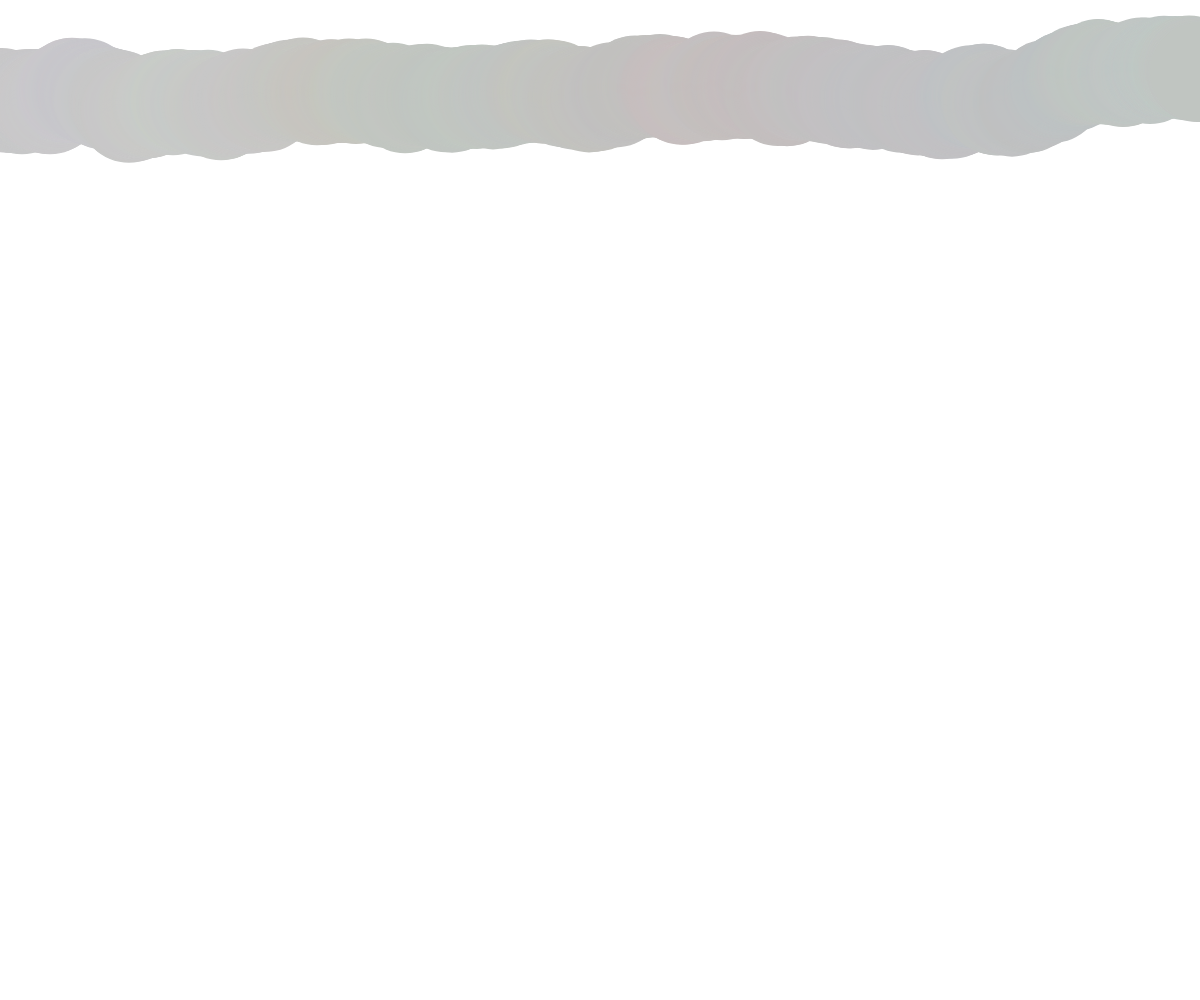
Frame 1 (no input)
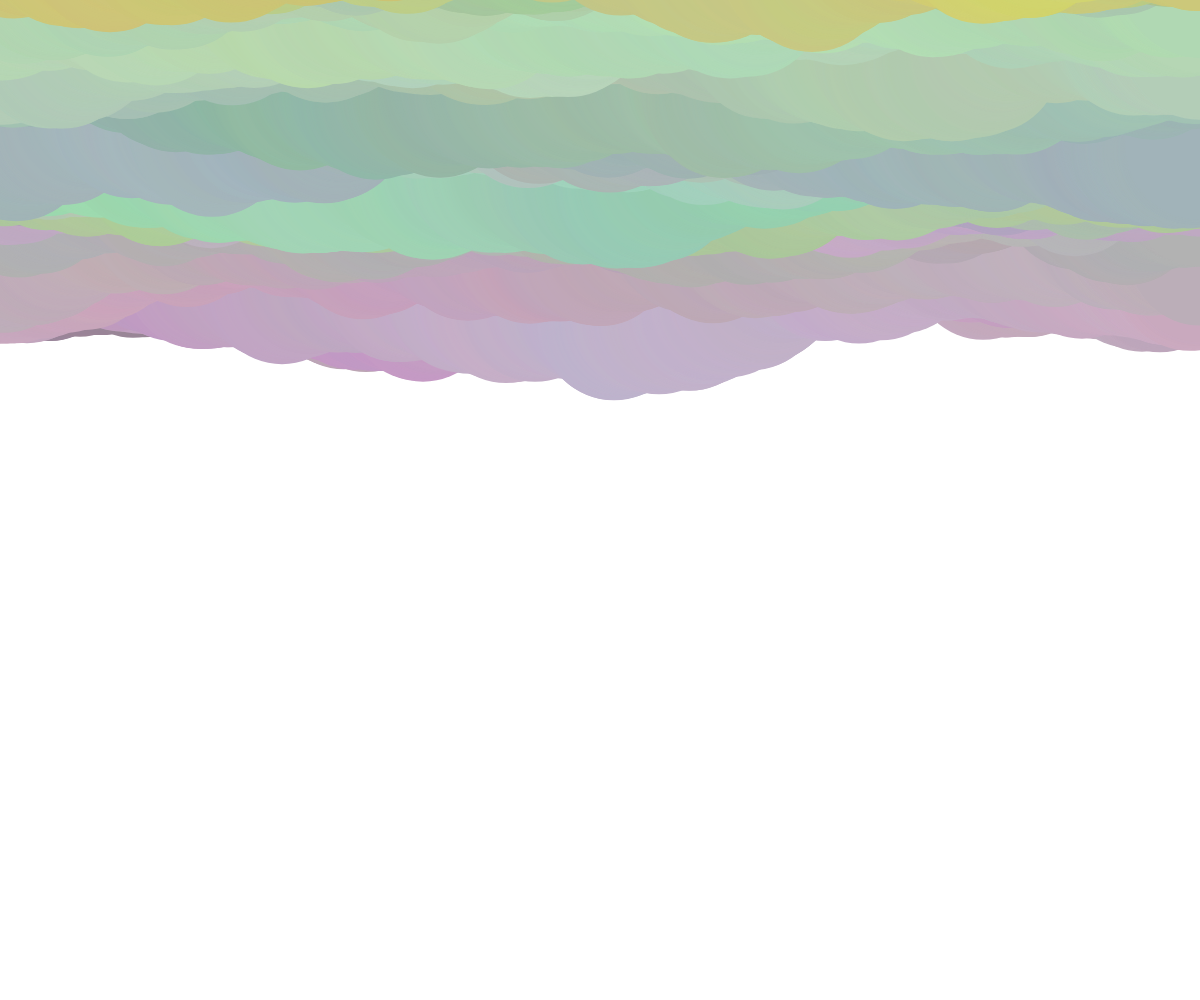
Frame 60 (no input)
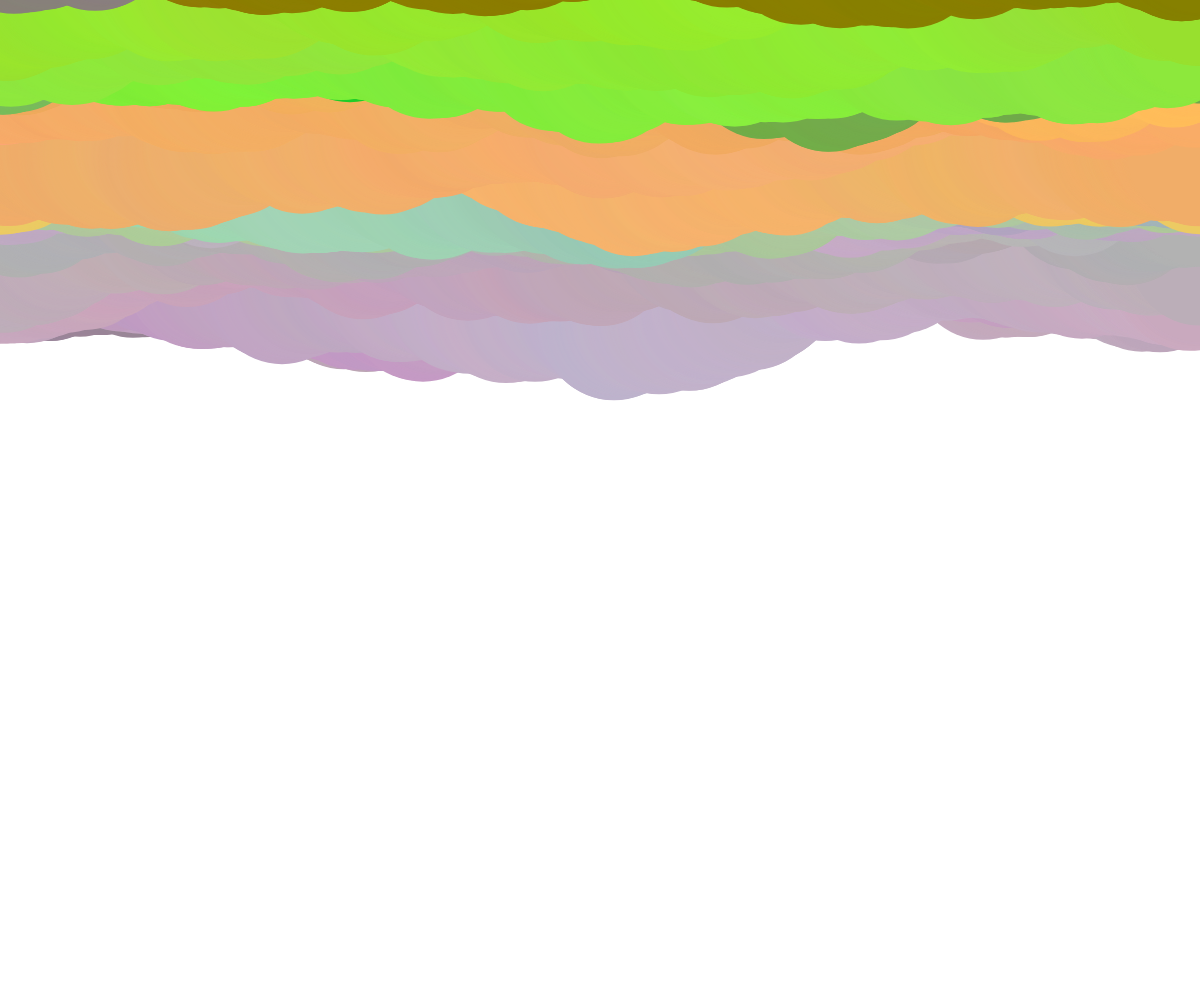
Frame 120 (the mouse pressed at the canvas centre since frame 60)

The p5.js sketch that drew these frames (run headless with seeded random() and noise() and a simulated clock; from frame 60 on, the mouse is pressed at the canvas centre):

// p5.js sketch
// ── sketch.js
var y = 100;
var x = 0;
var z = 100;
var r = 200;
var g = 200;
var b = 200;

function windowResized() {
  resizeCanvas(windowWidth, windowHeight);
}

function setup() {
  createCanvas(windowWidth, windowHeight);
}

function draw() {
noStroke();
    for (x=0;
x <= width;
x = x + 1, y=y+random(-z*0.02,z*0.02)) {

if (z<=10) {
z=10;
}

if (z >= width/2) {
z= width/2;
}
if (y<=5){
r = r + random(-.5,.5);
g = g + random(-.5,.5);
b = b + random(-.5,.5);

fill(r,g,b);

ellipse(x, y, z, z);

}

else if (y<=50 && y>=6){
r = r + random(-.5,.5);
g = g + random(-.5,.5);
b = b + random(-.5,.5);
fill(r,g,b);

ellipse(x, y, z, z);

}

else if (y<=150 && y>=51){ 
r = r + random(-.5,.5);
g = g + random(-.5,.5);
b = b + random(-.5,.5);
fill(r,g,b);

ellipse(x, y, z, z);

}

else if (y<=height/2 && y>=151){
r = r + random(-.5,.5);
g = g + random(-.5,.5);
b = b + random(-.5,.5);
fill(r,g,b);

ellipse(x, y, z, z);

}

else if (y<=height && y>=height/2){
r = r + random(-.5,.5);
g = g + random(-.5,.5);
b = b + random(-.5,.5);
fill(r,g,b);

ellipse(x, y, z, z);
}
}

if (y <= 3) { 
y=y+2;
}

else if (y >= height-3) {
y=y-2;
}

if (r <= 0 || r >=255) {
r=120;
}
 
if (g <= 0 || g >=255) {
g=120;
}

if (b <= 0 || b >=255) {
b = 120;
}

z = z + random(-5, 5)


if (z <= 10 || z >= width/2) {
z = 200;
}
  
 
}

function mousePressed() {
  if (mouseIsPressed) {
  var fs = 
 fullscreen(!fs);

   console.log('pressed');
 }
}

function touchStarted() {
 fs = fullscreen(false);
//  if (!fs) {
      //fullscreen(true);
//}
    console.log('touched');

}
